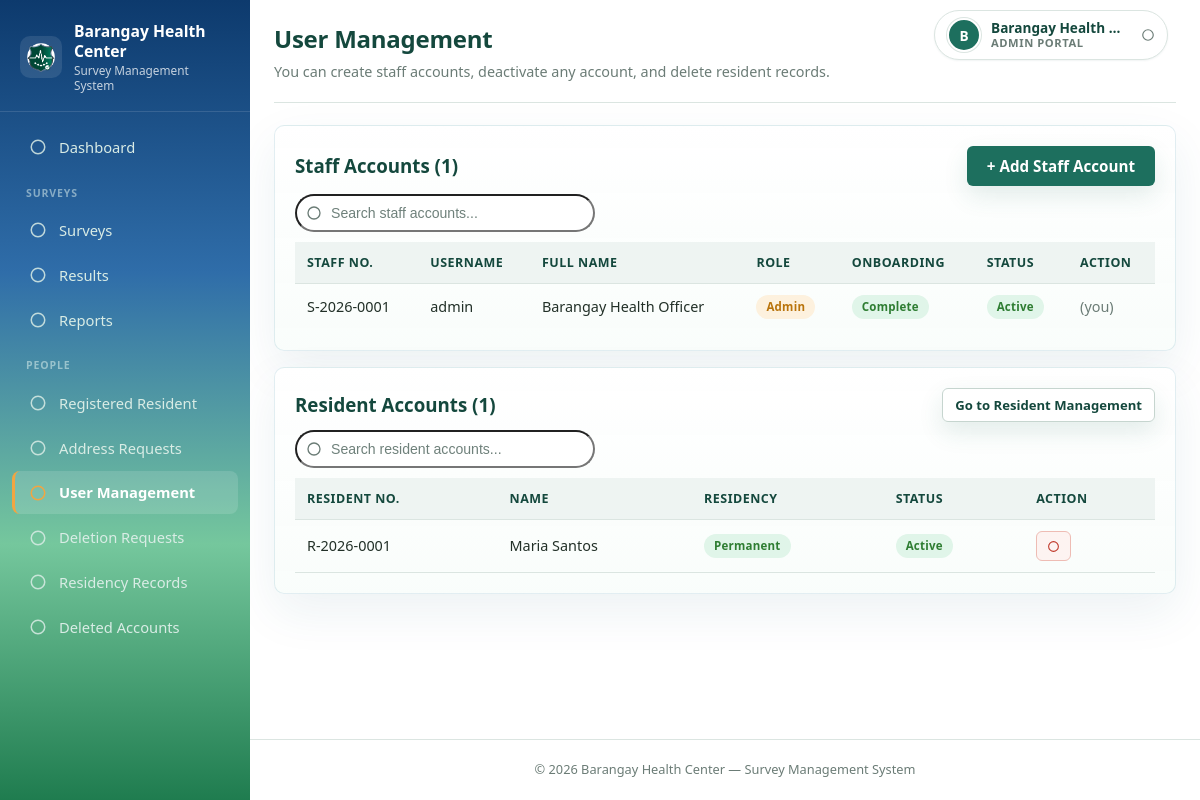
Page /staff/user_management.php (signed in) on the committed database.
### tables this page shows
CREATE TABLE `staff` (
  `staff_id` int(11) NOT NULL AUTO_INCREMENT,
  `staff_number` varchar(20) DEFAULT NULL,
  `username` varchar(50) NOT NULL,
  `full_name` varchar(100) NOT NULL,
  `courtesy_title` varchar(20) DEFAULT NULL,
  `first_name` varchar(50) DEFAULT NULL,
  `middle_name` varchar(50) DEFAULT NULL,
  `last_name` varchar(50) DEFAULT NULL,
  `name_extension` varchar(20) DEFAULT NULL,
  `password` varchar(255) NOT NULL,
  `role` varchar(30) NOT NULL DEFAULT 'staff',
  `created_at` timestamp NOT NULL DEFAULT current_timestamp(),
  `is_active` tinyint(1) NOT NULL DEFAULT 1,
  `position` varchar(100) DEFAULT NULL,
  `date_hired` date DEFAULT NULL,
  `contact_number` varchar(20) DEFAULT NULL,
  `email` varchar(100) DEFAULT NULL,
  `birthdate` date DEFAULT NULL,
  `license_number` varchar(50) DEFAULT NULL,
  `gender` varchar(20) DEFAULT NULL,
  `address` varchar(255) DEFAULT NULL,
  `emergency_contact` varchar(150) DEFAULT NULL,
  `emergency_contact_name` varchar(100) DEFAULT NULL,
  `emergency_contact_number` varchar(20) DEFAULT NULL,
  `photo_path` varchar(255) DEFAULT NULL,
  `household_number` varchar(50) DEFAULT NULL,
  `purok` varchar(100) DEFAULT NULL,
  `street_highway` varchar(150) DEFAULT NULL,
  `barangay` varchar(100) DEFAULT NULL,
  `municipality` varchar(100) DEFAULT NULL,
  `postal_code` varchar(10) DEFAULT NULL,
  `province` varchar(100) DEFAULT NULL,
  `is_first_login` tinyint(1) NOT NULL DEFAULT 0,
  `profile_completed` tinyint(1) NOT NULL DEFAULT 1,
  `created_by` int(11) DEFAULT NULL,
  `deleted_at` datetime DEFAULT NULL,
  `deleted_by` int(11) DEFAULT NULL,
  `deleted_by_name` varchar(100) DEFAULT NULL,
  `delete_reason` varchar(255) DEFAULT NULL,
  PRIMARY KEY (`staff_id`),
  UNIQUE KEY `username` (`username`)
);

CREATE TABLE `residents` (
  `resident_id` int(11) NOT NULL AUTO_INCREMENT,
  `resident_number` varchar(20) NOT NULL,
  `courtesy_title` varchar(20) DEFAULT NULL,
  `first_name` varchar(50) NOT NULL,
  `middle_name` varchar(50) DEFAULT NULL,
  `last_name` varchar(50) NOT NULL,
  `name_extension` varchar(20) DEFAULT NULL,
  `email` varchar(100) DEFAULT NULL,
  `contact_number` varchar(20) DEFAULT NULL,
  `birthdate` date DEFAULT NULL,
  `gender` varchar(20) DEFAULT NULL,
  `address` varchar(255) DEFAULT NULL,
  `photo_path` varchar(255) DEFAULT NULL,
  `residency_status` varchar(20) NOT NULL DEFAULT 'permanent',
  `residency_start_date` date DEFAULT NULL,
  `password` varchar(255) NOT NULL,
  `is_first_login` tinyint(1) NOT NULL DEFAULT 1,
  `created_at` timestamp NOT NULL DEFAULT current_timestamp(),
  `category_reference` varchar(60) DEFAULT NULL,
  `occupation` varchar(100) DEFAULT NULL,
  `hotline_number` varchar(30) DEFAULT NULL,
  `is_married` tinyint(1) NOT NULL DEFAULT 0,
  `spouse_last_name` varchar(50) DEFAULT NULL,
  `spouse_first_name` varchar(50) DEFAULT NULL,
  `spouse_middle_name` varchar(50) DEFAULT NULL,
  `spouse_name_extension` varchar(20) DEFAULT NULL,
  `has_children` tinyint(1) NOT NULL DEFAULT 0,
  `father_last_name` varchar(50) DEFAULT NULL,
  `father_first_name` varchar(50) DEFAULT NULL,
  `father_middle_name` varchar(50) DEFAULT NULL,
  `father_name_extension` varchar(20) DEFAULT NULL,
  `mother_last_name` varchar(50) DEFAULT NULL,
  `mother_first_name` varchar(50) DEFAULT NULL,
  `mother_middle_name` varchar(50) DEFAULT NULL,
  `mother_name_extension` varchar(20) DEFAULT NULL,
  `spouse_courtesy_title` varchar(20) DEFAULT NULL,
  `spouse_gender` varchar(20) DEFAULT NULL,
  `father_courtesy_title` varchar(20) DEFAULT NULL,
  `father_gender` varchar(20) DEFAULT NULL,
  `mother_courtesy_title` varchar(20) DEFAULT NULL,
  `mother_gender` varchar(20) DEFAULT NULL,
  `birthplace` varchar(150) DEFAULT NULL,
  `special_category` varchar(20) NOT NULL DEFAULT 'none',
  `is_active` tinyint(1) NOT NULL DEFAULT 1,
  `household_number` varchar(50) DEFAULT NULL,
  `purok` varchar(100) DEFAULT NULL,
  `street_highway` varchar(150) DEFAULT NULL,
  `barangay` varchar(100) DEFAULT NULL,
  `municipality` varchar(100) DEFAULT NULL,
  `postal_code` varchar(10) DEFAULT NULL,
  `province` varchar(100) DEFAULT NULL,
  `residence_type` varchar(5) DEFAULT NULL,
  `temporary_address` varchar(255) DEFAULT NULL,
  `temp_household_number` varchar(50) DEFAULT NULL,
  `temp_purok` varchar(100) DEFAULT NULL,
  `temp_street_highway` varchar(150) DEFAULT NULL,
  `temp_barangay` varchar(100) DEFAULT NULL,
  `temp_municipality` varchar(100) DEFAULT NULL,
  `temp_postal_code` varchar(10) DEFAULT NULL,
  `temp_province` varchar(100) DEFAULT NULL,
  `deleted_at` datetime DEFAULT NULL,
  `deleted_by` int(11) DEFAULT NULL,
  `deleted_by_name` varchar(100) DEFAULT NULL,
  `delete_reason` varchar(255) DEFAULT NULL,
  PRIMARY KEY (`resident_id`),
  UNIQUE KEY `resident_number` (`resident_number`)
);

### staff/user_management.php (the view, shortened to what the rows shown need)
<?php
require_once '../config/functions.php';
require_staff_login();
$asset_path = '../';
$is_admin = staff_is_admin();
$me = (int)$_SESSION['staff_id'];
$staff_list = $is_admin ? $conn->query("SELECT * FROM staff WHERE deleted_at IS NULL ORDER BY role DESC, full_name") : null;
$resident_list = $conn->query("SELECT * FROM residents WHERE deleted_at IS NULL ORDER BY last_name, first_name");
require_once '../includes/header_staff.php';
?>
<div class="page-head">
    <div class="page-head-text">
        <h1>User Management</h1>
    </div>
</div>
<?php if ($is_admin): ?>
<div class="card">
    <div class="card-head">
        <h3 class="card-head-title">Staff Accounts (<?= $staff_list->num_rows ?>)</h3>
        <button type="button" class="btn" data-modal-open="add-staff-modal">+ Add Staff Account</button>
    </div>
    <div class="table-toolbar">
        <div class="search-field">
            <input type="search" id="staff-account-search" data-table-search="staff-accounts-table"
                   placeholder="Search staff accounts..." aria-label="Search staff accounts by name or staff number">
        </div>
    </div>
    <table id="staff-accounts-table" class="table-spaced">
        <tr>
            <th>Staff No.</th>
            <th>Username</th>
            <th>Full Name</th>
            <th>Role</th>
            <th>Onboarding</th>
            <th>Status</th>
            <th>Action</th>
        </tr>
        <?php while ($s = $staff_list->fetch_assoc()):
            $active = (int)($s['is_active'] ?? 1) === 1;
            $is_me = (int)$s['staff_id'] === $me;
            $awaiting_password = (int)($s['is_first_login'] ?? 0) === 1;
            $awaiting_profile = (int)($s['profile_completed'] ?? 1) === 0;
            $staff_haystack = trim(($s['staff_number'] ?? '') . ' ' . $s['username'] . ' ' . $s['full_name']);
        ?>
        <tr class="<?= $active ? '' : 'row-inactive' ?>" data-search-text="<?= h($staff_haystack) ?>">
            <td><?= h($s['staff_number'] ?? '') ?></td>
            <td><?= h($s['username']) ?></td>
            <td><?= h(with_courtesy_title($s['courtesy_title'] ?? '', $s['full_name'])) ?></td>
            <td><span class="badge badge-role-<?= $s['role'] === 'admin' ? 'admin' : 'staff' ?>"><?= h(ucfirst($s['role'])) ?></span></td>
            <td>
                <?php if ($awaiting_password): ?>
                    <span class="badge badge-pending">Password not set</span>
                <?php elseif ($awaiting_profile): ?>
                    <span class="badge badge-pending">Profile incomplete</span>
                <?php else: ?>
                    <span class="badge badge-approved">Complete</span>
                <?php endif; ?>
            </td>
            <td><span class="badge <?= $active ? 'badge-active' : 'badge-inactive' ?>"><?= $active ? 'Active' : 'Deactivated' ?></span></td>
            <td>
                <?php if ($is_me): ?>
                    <span class="muted-note">(you)</span>
                <?php endif; ?>
            </td>
        </tr>
        <?php endwhile; ?>
    </table>
</div>
<?php endif; ?>
<div class="card">
    <table id="resident-accounts-table" class="table-spaced">
        <tr>
            <th>Resident No.</th>
            <th>Name</th>
            <th>Residency</th>
            <th>Status</th>
            <th>Action</th>
        </tr>
        <?php while ($r = $resident_list->fetch_assoc()):
            $active = (int)($r['is_active'] ?? 1) === 1;
            $full_name = preg_replace('/\s+/', ' ', trim($r['first_name'] . ' ' . $r['last_name']));
            $residency = $r['residency_status'] ?? 'permanent';
        ?>
        <tr class="<?= $active ? '' : 'row-inactive' ?>" data-search-text="<?= h($r['resident_number'] . ' ' . $full_name) ?>">
            <td><?= h($r['resident_number']) ?></td>
            <td><?= h($full_name) ?></td>
            <td><span class="badge <?= $residency === 'permanent' ? 'badge-permanent' : 'badge-temporary' ?>"><?= h(ucfirst($residency)) ?></span></td>
            <td><span class="badge <?= $active ? 'badge-active' : 'badge-inactive' ?>"><?= $active ? 'Active' : 'Deactivated' ?></span></td>
            <td>
                <?php if ($active): ?>
                    <a class="btn-action btn-action-danger" title="Deactivate account" href="user_management.php?toggle_resident=<?= (int)$r['resident_id'] ?>"
                       data-confirm="Deactivate the account for <?= h($full_name) ?>? They will not be able to log in or answer surveys."><?= nav_icon('power') ?></a>
                <?php else: ?>
                    <a class="btn-action btn-action-success" title="Activate account" href="user_management.php?toggle_resident=<?= (int)$r['resident_id'] ?>"
                       data-confirm="Reactivate the account for <?= h($full_name) ?>?"><?= nav_icon('power') ?></a>
                <?php endif; ?>
            </td>
        </tr>
        <?php endwhile; ?>
    </table>
</div>
<?php require_once '../includes/footer.php'; ?>

### includes/header_staff.php (shortened to what the rows shown need)
<?php
require_once __DIR__ . '/icons.php';
$current_page = basename($_SERVER['PHP_SELF']);
function nav_active($file, $current) { return $file === $current ? ' active' : ''; }
$asset_base = isset($asset_path) && $asset_path !== '' ? rtrim($asset_path, '/') : '..';
$css_path = $asset_base . '/assets/css/style.css';
$role = strtolower(trim($_SESSION['staff_role'] ?? $_SESSION['role'] ?? ''));
$is_admin = ($role === 'admin');
$portal_label = $is_admin ? 'Admin Portal' : 'Staff Portal';
$staff_name = $_SESSION['staff_name'] ?? '';
$logged_in = isset($_SESSION['staff_id']);
$header_photo = '';
$header_first_name = '';
$header_courtesy = '';
$header_plain_name = '';
if ($logged_in && isset($GLOBALS['conn']) && $GLOBALS['conn'] instanceof mysqli) {
    $header_stmt = $GLOBALS['conn']->prepare("SELECT photo_path, courtesy_title, full_name, first_name, deleted_at FROM staff WHERE staff_id = ?");
    if ($header_stmt) {
        $header_stmt->bind_param('i', $_SESSION['staff_id']);
        $header_stmt->execute();
        if ($header_row = $header_stmt->get_result()->fetch_assoc()) {
            $header_photo = (string)($header_row['photo_path'] ?? '');
            $header_first_name = (string)($header_row['first_name'] ?? '');
            $header_courtesy = (string)($header_row['courtesy_title'] ?? '');
            if (trim((string)($header_row['full_name'] ?? '')) !== '') {
                $staff_name = $header_row['full_name'];
            }
            $header_plain_name = $staff_name;
            if (function_exists('with_courtesy_title')) {
                $staff_name = with_courtesy_title($header_courtesy, $staff_name);
            }
        }
    }
}
$header_has_photo = function_exists('account_photo_exists')
    ? account_photo_exists($header_photo, __DIR__ . '/..')
    : ($header_photo !== '');
$header_initial = function_exists('account_initial')
    ? account_initial($header_first_name, $header_plain_name !== '' ? $header_plain_name : $staff_name, $header_courtesy, 'S')
    : 'S';
$hide_navbar = $hide_navbar ?? false;
$show_sidebar = $logged_in && !$hide_navbar;
?>
<!DOCTYPE html>
<html lang="en">
<head>
<link rel="stylesheet" href="<?= $css_path ?>?v=30">
</head>
<body class="<?= $show_sidebar ? 'portal-layout' : '' ?>">
<?php if ($show_sidebar): ?>
        <a class="nav-item<?= nav_active('dashboard.php', $current_page) ?>" href="dashboard.php"><?= nav_icon('dashboard') ?><span>Dashboard</span></a>
<?php endif; ?>
<div class="app-main">
<?php if ($logged_in): ?>
<div class="app-topbar no-print">
    <div class="account-tab">
        <button type="button" class="account-chip" id="account-chip" title="<?= h($staff_name) ?>" aria-expanded="false" aria-haspopup="true" aria-controls="account-menu">
            <?php if ($header_has_photo): ?>
                <img class="account-avatar" src="<?= h($asset_base . '/' . $header_photo) ?>?v=<?= time() ?>" alt=""
                     onerror="this.style.display='none';var f=document.getElementById('account-avatar-fallback');if(f){f.style.display='grid';}">
                <span class="account-avatar" id="account-avatar-fallback" style="display:none;"><?= h($header_initial) ?></span>
            <?php else: ?>
                <span class="account-avatar"><?= h($header_initial) ?></span>
            <?php endif; ?>
            <span class="account-meta">
                <span class="account-name"><?= h($staff_name) ?></span>
                <span class="account-type"><?= h($portal_label) ?></span>
            </span>
            <?= str_replace('width="18" height="18"', 'class="account-caret" width="14" height="14"', nav_icon('chevron')) ?>
        </button>
    </div>
</div>
<?php endif; ?>
<div class="container">

### includes/icons.php (shortened to what the rows shown need)
<?php
function nav_icon($name) {
    $common = 'width="18" height="18" viewBox="0 0 24 24" fill="none" stroke="currentColor" stroke-width="2" stroke-linecap="round" stroke-linejoin="round" aria-hidden="true"';
    $path = $icons[$name] ?? '<circle cx="12" cy="12" r="9"/>';
    return "<svg $common>$path</svg>";
}

### rows in the picture
staff: header_initial "B", full_name "Barangay Health…", profile_completed "1", staff_number "S-2026-0001", username "admin", full_name "Barangay Health Officer", role "Admin", is_first_login "Complete", is_active "Active", shows "(you)"
residents: resident_number "R-2026-0001", full_name "Maria Santos", residency_status "Permanent", is_active "Active"

### other values in the picture
$portal_label "ADMIN PORTAL"
$resident_list->num_rows "1"
